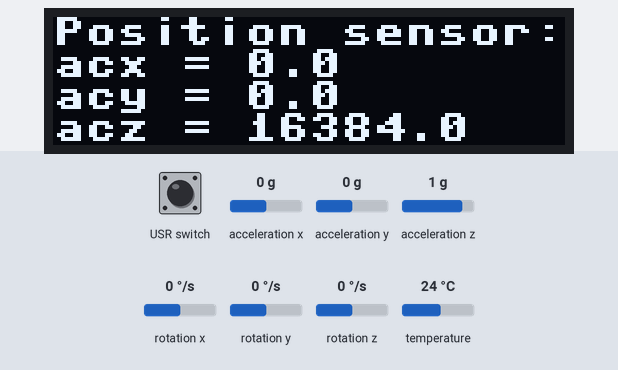
A program run on a simulated pyboard running MicroPython. On the bench: 128×32 one-colour display. The test bench sets the inputs (shaded band); at power-on: acceleration x 0 g, rotation x 0 °/s, temperature 24 °C, acceleration y 0 g, acceleration z 1 g, rotation y 0 °/s, rotation z 0 °/s. Library files of the repository ran but are not shown: mpu6050.py, ssd1306.py.

Above: at 1.2 s.
1.3 s: acceleration x set to -1.4 g
At 2.1 s:
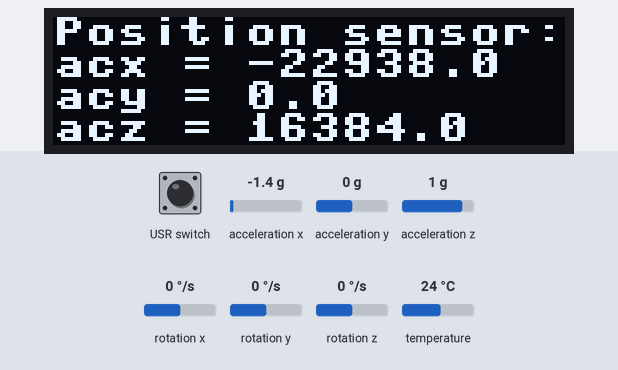
2.8 s: USR switch pressed for 0.15 s
At 3.3 s:
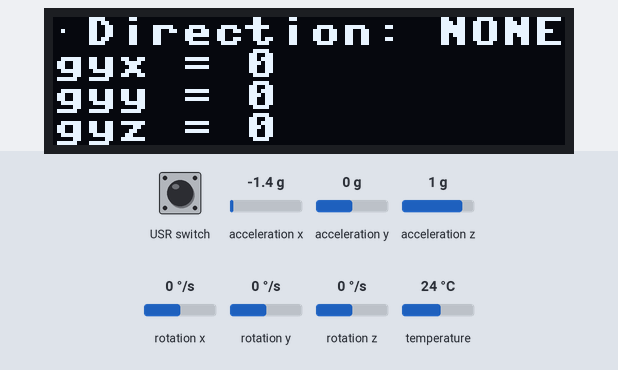
4.4 s: rotation x set to -192 °/s
At 5.7 s:
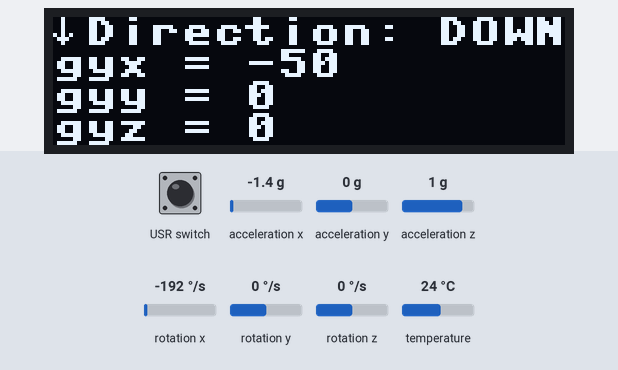
6.0 s: USR switch pressed for 1 s
At 7.1 s:
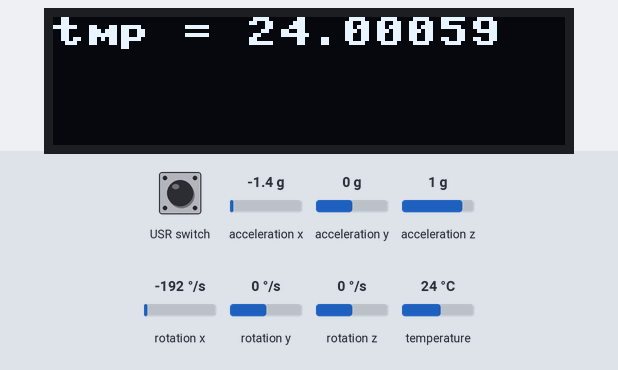
8.5 s: temperature set to 12 °C
At 9.1 s:
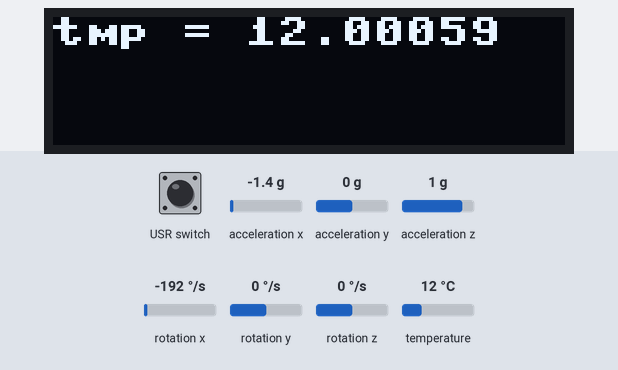
10.0 s: temperature set to 19 °C
At 10.4 s:
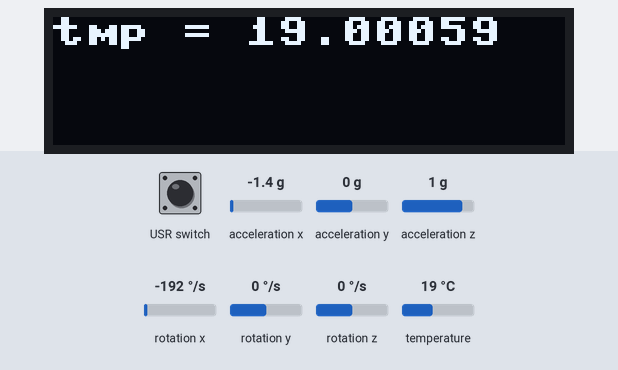
Timing chart, 0 to 12.5 s (numbered marks = the images above; inputs shaded):
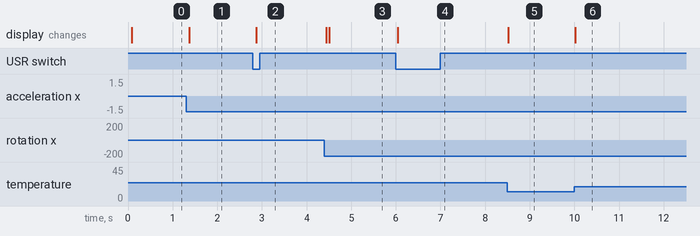

Measured:
- after the input at 1.3 s, the display: changes after 0.07 s (image 1)
- after the input at 2.8 s, the display: changes after 0.07 s (image 2)
- after the input at 4.4 s, the display: first changes at once (image 3 shows a later state)
- after the input at 6.0 s, the display: changes after 0.05 s (image 4)
- after the input at 8.5 s, the display: changes at once (image 5)
- after the input at 10.0 s, the display: changes at once (image 6)

The program:

main.py
```python
import math

import pyb
from machine import Pin, I2C

import mpu6050
import ssd1306

PRECISION = 500

i2c = I2C(sda=Pin('PB7'), scl=Pin('PB6'))
oled = ssd1306.SSD1306_I2C(128, 32, i2c)
display = 0
mpu = mpu6050.accel(i2c)


def draw_pointer(dir, x: int, y: int, frame_buffer):
    if dir == "UP":
        frame_buffer.line(x + 2, y, x + 2, y + 6, 1)
        frame_buffer.pixel(x, y + 2, 1)
        frame_buffer.pixel(x + 1, y + 1, 1)
        frame_buffer.pixel(x + 4, y + 2, 1)
        frame_buffer.pixel(x + 3, y + 1, 1)
        return
    if dir == "DOWN":
        frame_buffer.line(x + 2, y, x + 2, y + 6, 1)
        frame_buffer.pixel(x, y + 4, 1)
        frame_buffer.pixel(x + 1, y + 5, 1)
        frame_buffer.pixel(x + 3, y + 5, 1)
        frame_buffer.pixel(x + 4, y + 4, 1)
        return
    if dir == "LEFT":
        frame_buffer.line(x, y + 3, x + 6, y + 3, 1)
        frame_buffer.pixel(x + 2, y + 1, 1)
        frame_buffer.pixel(x + 1, y + 2, 1)
        frame_buffer.pixel(x + 1, y + 4, 1)
        frame_buffer.pixel(x + 2, y + 5, 1)
        return
    if dir == "RIGHT":
        frame_buffer.line(x, y + 3, x + 6, y + 3, 1)
        frame_buffer.pixel(x + 4, y + 1, 1)
        frame_buffer.pixel(x + 5, y + 2, 1)
        frame_buffer.pixel(x + 5, y + 4, 1)
        frame_buffer.pixel(x + 4, y + 5, 1)
        return
    if dir == "NONE":
        frame_buffer.pixel(x + 2, y + 3, 1)
        return


def average_ac(n):
    list_acx = []
    list_acy = []
    list_acz = []
    for i in range(n):
        mpu_values = mpu.get_values()
        acx = int(mpu_values["AcX"])
        acy = int(mpu_values["AcY"])
        acz = int(mpu_values["AcZ"])
        list_acx.append(acx)
        list_acy.append(acy)
        list_acz.append(acz)
        pyb.delay(5)
    return {
        "acx": sum(list_acx) / len(list_acx),
        "acy": sum(list_acy) / len(list_acy),
        "acz": sum(list_acz) / len(list_acz)
    }


def average_gy(n):
    list_gyx = []
    list_gyy = []
    list_gyz = []
    for i in range(n):
        mpu_values = mpu.get_values()
        gyx = int(mpu_values["GyX"])
        gyy = int(mpu_values["GyY"])
        gyz = int(mpu_values["GyZ"])
        list_gyx.append(gyx)
        list_gyy.append(gyy)
        list_gyz.append(gyz)
        pyb.delay(5)
    return {
        "gyx": int(sum(list_gyx) / len(list_gyx) / PRECISION),
        "gyy": int(sum(list_gyy) / len(list_gyy) / PRECISION),
        "gyz": int(sum(list_gyz) / len(list_gyz) / PRECISION)
    }


def switch_display():
    global display
    display = display + 1 if display < 2 else 0


pyb.Switch().callback(lambda: switch_display())

while True:
    oled.fill(0)
    if display == 0:
        values = average_ac(10)
        oled.text("Position sensor:", 0, 0, 1)
        oled.text("acx = " + str(values["acx"]), 0, 8, 1)
        oled.text("acy = " + str(values["acy"]), 0, 16, 1)
        oled.text("acz = " + str(values["acz"]), 0, 24, 1)
        oled.show()
        continue
    if display == 1:
        values = average_gy(10)
        if math.fabs(values["gyx"]) > math.fabs(values["gyy"]):
            if values["gyx"] > 0:
                direction = "UP"
            elif values["gyx"] < 0:
                direction = "DOWN"
            else:
                direction = "NONE"
        elif math.fabs(values["gyx"]) < math.fabs(values["gyy"]):
            if values["gyy"] > 0:
                direction = "RIGHT"
            elif values["gyy"] < 0:
                direction = "LEFT"
            else:
                direction = "NONE"
        else:
            direction = "NONE"
        draw_pointer(direction, 0, 0, oled.framebuf)
        oled.text("Direction: " + direction, 8, 0, 1)
        oled.text("gyx = " + str(values["gyx"]), 0, 8, 1)
        oled.text("gyy = " + str(values["gyy"]), 0, 16, 1)
        oled.text("gyz = " + str(values["gyz"]), 0, 24, 1)
        oled.show()
        continue
    if display == 2:
        pyb.delay(25)
        tmp = mpu.get_values()["Tmp"]
        oled.text("tmp = " + str(tmp), 0, 0, 1)
        oled.show()
        continue
```
